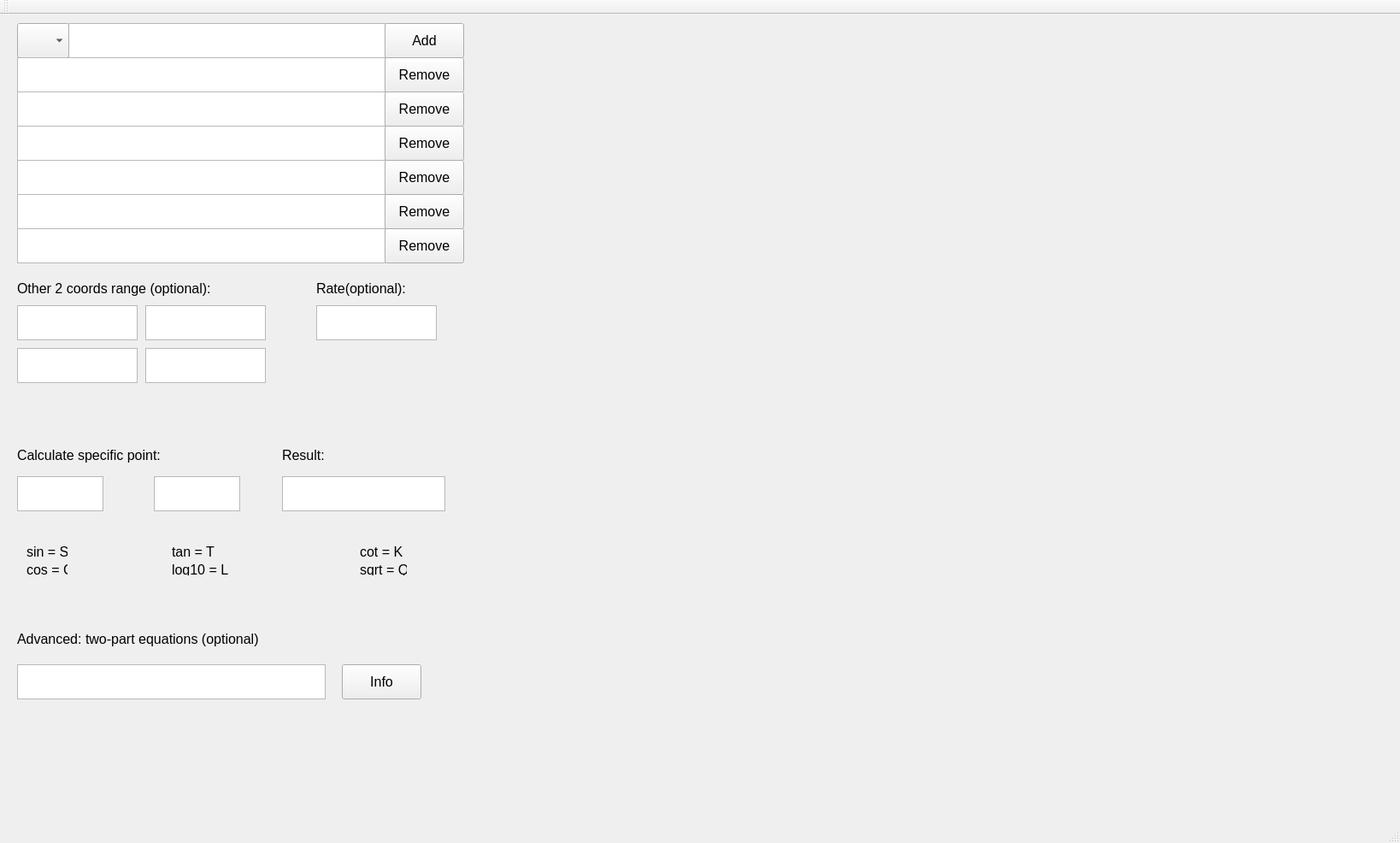
<?xml version="1.0" encoding="UTF-8"?>
<ui version="4.0">
 <class>MainWindow</class>
 <widget class="QMainWindow" name="MainWindow">
  <property name="geometry">
   <rect>
    <x>0</x>
    <y>0</y>
    <width>1638</width>
    <height>986</height>
   </rect>
  </property>
  <property name="font">
   <font>
    <pointsize>12</pointsize>
   </font>
  </property>
  <property name="windowTitle">
   <string>MainWindow</string>
  </property>
  <widget class="QWidget" name="centralWidget">
   <widget class="QTextEdit" name="textEdit">
    <property name="geometry">
     <rect>
      <x>80</x>
      <y>10</y>
      <width>371</width>
      <height>41</height>
     </rect>
    </property>
    <property name="font">
     <font>
      <pointsize>18</pointsize>
     </font>
    </property>
   </widget>
   <widget class="QComboBox" name="comboBox">
    <property name="geometry">
     <rect>
      <x>20</x>
      <y>10</y>
      <width>61</width>
      <height>41</height>
     </rect>
    </property>
   </widget>
   <widget class="QTextEdit" name="textEdit_2">
    <property name="geometry">
     <rect>
      <x>20</x>
      <y>50</y>
      <width>431</width>
      <height>41</height>
     </rect>
    </property>
    <property name="font">
     <font>
      <pointsize>18</pointsize>
     </font>
    </property>
   </widget>
   <widget class="QTextEdit" name="textEdit_3">
    <property name="geometry">
     <rect>
      <x>20</x>
      <y>90</y>
      <width>431</width>
      <height>41</height>
     </rect>
    </property>
    <property name="font">
     <font>
      <pointsize>18</pointsize>
     </font>
    </property>
   </widget>
   <widget class="QTextEdit" name="textEdit_4">
    <property name="geometry">
     <rect>
      <x>20</x>
      <y>130</y>
      <width>431</width>
      <height>41</height>
     </rect>
    </property>
    <property name="font">
     <font>
      <pointsize>18</pointsize>
     </font>
    </property>
   </widget>
   <widget class="QTextEdit" name="textEdit_5">
    <property name="geometry">
     <rect>
      <x>20</x>
      <y>170</y>
      <width>431</width>
      <height>41</height>
     </rect>
    </property>
    <property name="font">
     <font>
      <pointsize>18</pointsize>
     </font>
    </property>
   </widget>
   <widget class="QTextEdit" name="textEdit_6">
    <property name="geometry">
     <rect>
      <x>20</x>
      <y>210</y>
      <width>431</width>
      <height>41</height>
     </rect>
    </property>
    <property name="font">
     <font>
      <pointsize>18</pointsize>
     </font>
    </property>
   </widget>
   <widget class="QTextEdit" name="textEdit_7">
    <property name="geometry">
     <rect>
      <x>20</x>
      <y>250</y>
      <width>431</width>
      <height>41</height>
     </rect>
    </property>
    <property name="font">
     <font>
      <pointsize>18</pointsize>
     </font>
    </property>
   </widget>
   <widget class="QPushButton" name="pushButton">
    <property name="geometry">
     <rect>
      <x>450</x>
      <y>10</y>
      <width>93</width>
      <height>41</height>
     </rect>
    </property>
    <property name="text">
     <string>Add</string>
    </property>
   </widget>
   <widget class="QPushButton" name="pushButton_2">
    <property name="geometry">
     <rect>
      <x>450</x>
      <y>50</y>
      <width>93</width>
      <height>41</height>
     </rect>
    </property>
    <property name="text">
     <string>Remove</string>
    </property>
   </widget>
   <widget class="QPushButton" name="pushButton_3">
    <property name="geometry">
     <rect>
      <x>450</x>
      <y>90</y>
      <width>93</width>
      <height>41</height>
     </rect>
    </property>
    <property name="text">
     <string>Remove</string>
    </property>
   </widget>
   <widget class="QPushButton" name="pushButton_4">
    <property name="geometry">
     <rect>
      <x>450</x>
      <y>130</y>
      <width>93</width>
      <height>41</height>
     </rect>
    </property>
    <property name="text">
     <string>Remove</string>
    </property>
   </widget>
   <widget class="QPushButton" name="pushButton_5">
    <property name="geometry">
     <rect>
      <x>450</x>
      <y>170</y>
      <width>93</width>
      <height>41</height>
     </rect>
    </property>
    <property name="text">
     <string>Remove</string>
    </property>
   </widget>
   <widget class="QPushButton" name="pushButton_6">
    <property name="geometry">
     <rect>
      <x>450</x>
      <y>210</y>
      <width>93</width>
      <height>41</height>
     </rect>
    </property>
    <property name="text">
     <string>Remove</string>
    </property>
   </widget>
   <widget class="QPushButton" name="pushButton_7">
    <property name="geometry">
     <rect>
      <x>450</x>
      <y>250</y>
      <width>93</width>
      <height>41</height>
     </rect>
    </property>
    <property name="text">
     <string>Remove</string>
    </property>
   </widget>
   <widget class="QTextEdit" name="textEdit_8">
    <property name="geometry">
     <rect>
      <x>20</x>
      <y>540</y>
      <width>101</width>
      <height>41</height>
     </rect>
    </property>
    <property name="font">
     <font>
      <pointsize>18</pointsize>
     </font>
    </property>
   </widget>
   <widget class="QTextEdit" name="textEdit_9">
    <property name="geometry">
     <rect>
      <x>180</x>
      <y>540</y>
      <width>101</width>
      <height>41</height>
     </rect>
    </property>
    <property name="font">
     <font>
      <pointsize>18</pointsize>
     </font>
    </property>
   </widget>
   <widget class="QTextEdit" name="textEdit_10">
    <property name="geometry">
     <rect>
      <x>330</x>
      <y>540</y>
      <width>191</width>
      <height>41</height>
     </rect>
    </property>
    <property name="font">
     <font>
      <pointsize>18</pointsize>
     </font>
    </property>
   </widget>
   <widget class="QWidget" name="verticalLayoutWidget">
    <property name="geometry">
     <rect>
      <x>550</x>
      <y>10</y>
      <width>1321</width>
      <height>981</height>
     </rect>
    </property>
    <layout class="QVBoxLayout" name="verticalLayout"/>
   </widget>
   <widget class="QTextEdit" name="textEdit_11">
    <property name="geometry">
     <rect>
      <x>20</x>
      <y>340</y>
      <width>141</width>
      <height>41</height>
     </rect>
    </property>
    <property name="font">
     <font>
      <pointsize>18</pointsize>
     </font>
    </property>
   </widget>
   <widget class="QTextEdit" name="textEdit_12">
    <property name="geometry">
     <rect>
      <x>170</x>
      <y>340</y>
      <width>141</width>
      <height>41</height>
     </rect>
    </property>
    <property name="font">
     <font>
      <pointsize>18</pointsize>
     </font>
    </property>
   </widget>
   <widget class="QTextEdit" name="textEdit_13">
    <property name="geometry">
     <rect>
      <x>20</x>
      <y>390</y>
      <width>141</width>
      <height>41</height>
     </rect>
    </property>
    <property name="font">
     <font>
      <pointsize>18</pointsize>
     </font>
    </property>
   </widget>
   <widget class="QTextEdit" name="textEdit_14">
    <property name="geometry">
     <rect>
      <x>170</x>
      <y>390</y>
      <width>141</width>
      <height>41</height>
     </rect>
    </property>
    <property name="font">
     <font>
      <pointsize>18</pointsize>
     </font>
    </property>
   </widget>
   <widget class="QLabel" name="label_7">
    <property name="geometry">
     <rect>
      <x>20</x>
      <y>300</y>
      <width>391</width>
      <height>41</height>
     </rect>
    </property>
    <property name="text">
     <string>Other 2 coords range (optional):</string>
    </property>
   </widget>
   <widget class="QLabel" name="label_8">
    <property name="geometry">
     <rect>
      <x>20</x>
      <y>500</y>
      <width>251</width>
      <height>31</height>
     </rect>
    </property>
    <property name="text">
     <string>Calculate specific point:</string>
    </property>
   </widget>
   <widget class="QLabel" name="label_9">
    <property name="geometry">
     <rect>
      <x>330</x>
      <y>500</y>
      <width>151</width>
      <height>31</height>
     </rect>
    </property>
    <property name="text">
     <string>Result:</string>
    </property>
   </widget>
   <widget class="QTextEdit" name="textEdit_15">
    <property name="geometry">
     <rect>
      <x>370</x>
      <y>340</y>
      <width>141</width>
      <height>41</height>
     </rect>
    </property>
    <property name="font">
     <font>
      <pointsize>18</pointsize>
     </font>
    </property>
   </widget>
   <widget class="QLabel" name="label_10">
    <property name="geometry">
     <rect>
      <x>370</x>
      <y>300</y>
      <width>151</width>
      <height>41</height>
     </rect>
    </property>
    <property name="text">
     <string>Rate(optional):</string>
    </property>
   </widget>
   <widget class="QWidget" name="layoutWidget">
    <property name="geometry">
     <rect>
      <x>20</x>
      <y>610</y>
      <width>70</width>
      <height>57</height>
     </rect>
    </property>
    <layout class="QVBoxLayout" name="verticalLayout_2">
     <item>
      <widget class="QLabel" name="label_6">
       <property name="text">
        <string>sin = S</string>
       </property>
      </widget>
     </item>
     <item>
      <widget class="QLabel" name="label">
       <property name="text">
        <string>cos = C</string>
       </property>
      </widget>
     </item>
    </layout>
   </widget>
   <widget class="QWidget" name="layoutWidget">
    <property name="geometry">
     <rect>
      <x>190</x>
      <y>610</y>
      <width>88</width>
      <height>57</height>
     </rect>
    </property>
    <layout class="QVBoxLayout" name="verticalLayout_3">
     <item>
      <widget class="QLabel" name="label_2">
       <property name="text">
        <string>tan = T</string>
       </property>
      </widget>
     </item>
     <item>
      <widget class="QLabel" name="label_4">
       <property name="text">
        <string>log10 = L</string>
       </property>
      </widget>
     </item>
    </layout>
   </widget>
   <widget class="QWidget" name="layoutWidget">
    <property name="geometry">
     <rect>
      <x>410</x>
      <y>610</y>
      <width>77</width>
      <height>57</height>
     </rect>
    </property>
    <layout class="QVBoxLayout" name="verticalLayout_4">
     <item>
      <widget class="QLabel" name="label_3">
       <property name="text">
        <string>cot = K</string>
       </property>
      </widget>
     </item>
     <item>
      <widget class="QLabel" name="label_5">
       <property name="text">
        <string>sqrt = Q</string>
       </property>
      </widget>
     </item>
    </layout>
   </widget>
   <widget class="QLabel" name="label_11">
    <property name="geometry">
     <rect>
      <x>20</x>
      <y>720</y>
      <width>451</width>
      <height>21</height>
     </rect>
    </property>
    <property name="text">
     <string>Advanced: two-part equations (optional)</string>
    </property>
   </widget>
   <widget class="QTextEdit" name="textEdit_16">
    <property name="geometry">
     <rect>
      <x>20</x>
      <y>760</y>
      <width>361</width>
      <height>41</height>
     </rect>
    </property>
    <property name="font">
     <font>
      <pointsize>18</pointsize>
     </font>
    </property>
   </widget>
   <widget class="QPushButton" name="pushButton_8">
    <property name="geometry">
     <rect>
      <x>400</x>
      <y>760</y>
      <width>93</width>
      <height>41</height>
     </rect>
    </property>
    <property name="text">
     <string>Info</string>
    </property>
   </widget>
  </widget>
  <widget class="QMenuBar" name="menuBar">
   <property name="geometry">
    <rect>
     <x>0</x>
     <y>0</y>
     <width>1638</width>
     <height>26</height>
    </rect>
   </property>
  </widget>
  <widget class="QToolBar" name="mainToolBar">
   <attribute name="toolBarArea">
    <enum>TopToolBarArea</enum>
   </attribute>
   <attribute name="toolBarBreak">
    <bool>false</bool>
   </attribute>
  </widget>
  <widget class="QStatusBar" name="statusBar"/>
 </widget>
 <layoutdefault spacing="6" margin="11"/>
 <resources/>
 <connections/>
</ui>
